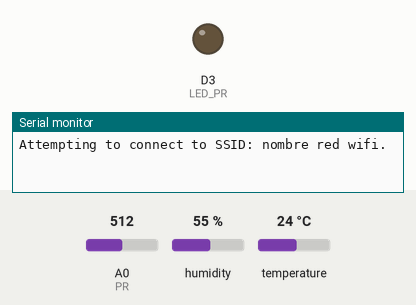
Bench run of a sketch on a simulated ESP8266 (NodeMCU). On the bench: output pins drawn as LEDs (lit = HIGH), the last lines printed to the serial monitor. The test bench sets the inputs (shaded band); at power-on: A0 (PR) = 512, humidity 55 %, temperature 24 °C. WiFi joins after 1.5 s; servers stay silent unless stated; the local clock reads 2024-03-15 10:24:30 at power-on unless the sketch sets it; no MQTT or app messages arrive unless stated.

Above: at 0.1 s.
At 2.1 s:
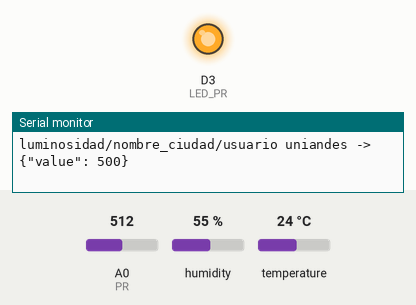
Timing chart, 0 to 3.6 s (numbered marks = the images above):
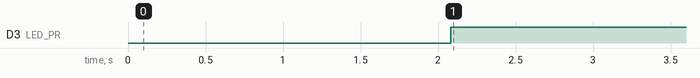

Measured:
- by itself, D3 (LED_PR): LOW → HIGH at 2.1 s

The sketch:

NodeMCU_Mosquito_SSL_Reto.ino
```cpp
#include <ESP8266WiFi.h>
#include <WiFiClientSecure.h>
#include <time.h>
#include <PubSubClient.h>
#include "DHT.h"
#define DHTTYPE DHT11 // DHT 11

#define dht_dpin 4
DHT dht(dht_dpin, DHTTYPE);


// NUEVA IMPLEMENTACION ***************************************************
#define LED_PR D3 // LED PHOTORESISTOR
#define PR A0 // PHOTORESISTOR
int photoValue;
int luxValue;

#define VIN 3.3 // V voltage salida
#define R 1000 //ohm valor resistencia

int sensorRawToLux(int raw){
  // Conversion valores analogos de fotoresistencia a Lux
  float Vout = float(raw) * (VIN / float(1023)); // Valores analogos a voltaje
  float RLDR = (R * (VIN - Vout))/Vout; // Voltage a resistance
  int lux = 500/(RLDR/1000); // Conversion de resistencia a lux
  return lux;
}
// ************************************************************************

#include "secrets.h"

//Conexión a Wifi
//Nombre de la red Wifi
const char ssid[] = "nombre red wifi";
//Contraseña de la red Wifi
const char pass[] = "clave red wifi";

//Usuario uniandes sin @uniandes.edu.co
#define HOSTNAME "usuario uniandes"

//Conexión a Mosquitto
const char MQTT_HOST[] = "iotlab.virtual.uniandes.edu.co";
const int MQTT_PORT = 8082;
//Usuario uniandes sin @uniandes.edu.co
const char MQTT_USER[] = "usuario uniandes";
//Contraseña de MQTT que recibió por correo
const char MQTT_PASS[] = "codigo estudiante";
const char MQTT_SUB_TOPIC[] = HOSTNAME "/";
//Tópico al que se enviarán los datos de humedad
const char MQTT_PUB_TOPIC1[] = "humedad/nombre_ciudad/" HOSTNAME;
//Tópico al que se enviarán los datos de temperatura
const char MQTT_PUB_TOPIC2[] = "temperatura/nombre_ciudad/" HOSTNAME;
// NUEVA IMPLEMENTACION *****************************************************
//Tópico al que se enviarán los datos de luminosidad
const char MQTT_PUB_TOPIC3[] = "luminosidad/nombre_ciudad/" HOSTNAME;
// **************************************************************************
//////////////////////////////////////////////////////

#if (defined(CHECK_PUB_KEY) and defined(CHECK_CA_ROOT)) or (defined(CHECK_PUB_KEY) and defined(CHECK_FINGERPRINT)) or (defined(CHECK_FINGERPRINT) and defined(CHECK_CA_ROOT)) or (defined(CHECK_PUB_KEY) and defined(CHECK_CA_ROOT) and defined(CHECK_FINGERPRINT))
  #error "cant have both CHECK_CA_ROOT and CHECK_PUB_KEY enabled"
#endif

BearSSL::WiFiClientSecure net;
PubSubClient client(net);

time_t now;
unsigned long lastMillis = 0;

//Función que conecta el node a través del protocolo MQTT
//Emplea los datos de usuario y contraseña definidos en MQTT_USER y MQTT_PASS para la conexión
void mqtt_connect()
{
  //Intenta realizar la conexión indefinidamente hasta que lo logre
  while (!client.connected()) {
    Serial.print("Time: ");
    Serial.print(ctime(&now));
    Serial.print("MQTT connecting ... ");
    if (client.connect(HOSTNAME, MQTT_USER, MQTT_PASS)) {
      Serial.println("connected.");
    } else {
      Serial.println("Problema con la conexión, revise los valores de las constantes MQTT");
      Serial.print("Código de error = ");
      Serial.println(client.state());
      if ( client.state() == MQTT_CONNECT_UNAUTHORIZED ) {
        ESP.deepSleep(0);
      }
      /* Espera 5 segundos antes de volver a intentar */
      delay(5000);
    }
  }
}

void receivedCallback(char* topic, byte* payload, unsigned int length) {
  Serial.print("Received [");
  Serial.print(topic);
  Serial.print("]: ");
  for (int i = 0; i < length; i++) {
    Serial.print((char)payload[i]);
  }
}

//Configura la conexión del node MCU a Wifi y a Mosquitto
void setup()
{
  Serial.begin(115200);
  dht.begin(); // función begin
  // NUEVA IMPLEMENTACION **************************
  pinMode(LED_PR, OUTPUT);
  digitalWrite(LED_PR, LOW); //LED comienza apagado
  pinMode(PR, INPUT);
  // ***********************************************
  Serial.println();
  Serial.println();
  Serial.print("Attempting to connect to SSID: ");
  Serial.print(ssid);
  WiFi.hostname(HOSTNAME);
  WiFi.mode(WIFI_STA);
  WiFi.begin(ssid, pass);
  //Intenta conectarse con los valores de las constantes ssid y pass a la red Wifi
  //Si la conexión falla el node se dormirá hasta que lo resetee
  while (WiFi.status() != WL_CONNECTED)
  {
    if ( WiFi.status() == WL_NO_SSID_AVAIL || WiFi.status() == WL_WRONG_PASSWORD ) {
      Serial.print("\nProblema con la conexión, revise los valores de las constantes ssid y pass");
      ESP.deepSleep(0);
    } else if ( WiFi.status() == WL_CONNECT_FAILED ) {
      Serial.print("\nNo se ha logrado conectar con la red, resetee el node y vuelva a intentar");
      ESP.deepSleep(0);
    }
    Serial.print(".");
    delay(1000);
  }
  Serial.println("connected!");

  //Sincroniza la hora del dispositivo con el servidor SNTP (Simple Network Time Protocol)
  Serial.print("Setting time using SNTP");
  configTime(-5 * 3600, 0, "pool.ntp.org", "time.nist.gov");
  now = time(nullptr);
  while (now < 1510592825) {
    delay(500);
    Serial.print(".");
    now = time(nullptr);
  }
  Serial.println("done!");
  struct tm timeinfo;
  gmtime_r(&now, &timeinfo);
  //Una vez obtiene la hora, imprime en el monitor el tiempo actual
  Serial.print("Current time: ");
  Serial.print(asctime(&timeinfo));

  #ifdef CHECK_CA_ROOT
    BearSSL::X509List cert(digicert);
    net.setTrustAnchors(&cert);
  #endif
  #ifdef CHECK_PUB_KEY
    BearSSL::PublicKey key(pubkey);
    net.setKnownKey(&key);
  #endif
  #ifdef CHECK_FINGERPRINT
    net.setFingerprint(fp);
  #endif
  #if (!defined(CHECK_PUB_KEY) and !defined(CHECK_CA_ROOT) and !defined(CHECK_FINGERPRINT))
    net.setInsecure();
  #endif

  //Llama a funciones de la librería PubSubClient para configurar la conexión con Mosquitto
  client.setServer(MQTT_HOST, MQTT_PORT);
  client.setCallback(receivedCallback);
  //Llama a la función de este programa que realiza la conexión con Mosquitto
  mqtt_connect();
}

//Función loop que se ejecuta indefinidamente repitiendo el código a su interior
//Cada vez que se ejecuta toma nuevos datos de la lectura del sensor
void loop()
{
  //Revisa que la conexión Wifi y MQTT siga activa
  if (WiFi.status() != WL_CONNECTED)
  {
    Serial.print("Checking wifi");
    while (WiFi.waitForConnectResult() != WL_CONNECTED)
    {
      WiFi.begin(ssid, pass);
      Serial.print(".");
      delay(10);
    }
    Serial.println("connected");
  }
  else
  {
    if (!client.connected())
    {
      mqtt_connect();
    }
    else
    {
      client.loop();
    }
  }

  now = time(nullptr);
  //Lee los datos del sensor
  float h = dht.readHumidity();
  float t = dht.readTemperature();
  // NUEVA IMPLEMENTACION **************************
  photoValue = analogRead(PR);
  luxValue = sensorRawToLux(photoValue);
  if (luxValue > 150){  // LED que indica que hay buena luminosidad (mayor a 150 lx)
      digitalWrite(LED_PR, HIGH);
  }
  else{
      digitalWrite(LED_PR, LOW);
  }
  // ***********************************************

  //Transforma la información a la notación JSON para poder enviar los datos
  //El mensaje que se envía es de la forma {"value": x}, donde x es el valor de temperatura, humedad o luminosidad

  //JSON para humedad
  String json = "{\"value\": "+ String(h) + "}";
  char payload1[json.length()+1];
  json.toCharArray(payload1,json.length()+1);
  //JSON para temperatura
  json = "{\"value\": "+ String(t) + "}";
  char payload2[json.length()+1];
  json.toCharArray(payload2,json.length()+1);
  // NUEVA IMPLEMENTACION ********************************
  //JSON para luminosidad
  json = "{\"value\": "+ String(luxValue) + "}";
  char payload3[json.length()+1];
  json.toCharArray(payload3,json.length()+1);
  // ******************************************************

  //Si los valores recolectados no son indefinidos, se envían a los tópicos correspondientes
  if ( !isnan(h) && !isnan(t) && !isnan(luxValue) ) {
    //Publica en el tópico de la humedad
    client.publish(MQTT_PUB_TOPIC1, payload1, false);
    //Publica en el tópico de la temperatura
    client.publish(MQTT_PUB_TOPIC2, payload2, false);
    // NUEVA IMPLEMENTACION *******************************************
    //Publica en el tópico de luminosidad
    client.publish(MQTT_PUB_TOPIC3, payload3, false);
    // ****************************************************************
  }

  //Imprime en el monitor serial la información recolectada
  Serial.print(MQTT_PUB_TOPIC1);
  Serial.print(" -> ");
  Serial.println(payload1);
  Serial.print(MQTT_PUB_TOPIC2);
  Serial.print(" -> ");
  Serial.println(payload2);
  // NUEVA IMPLEMENTACION *******************************************
  Serial.print(MQTT_PUB_TOPIC3);
  Serial.print(" -> ");
  Serial.println(payload3);
  // *****************************************************************
  /*Espera 5 segundos antes de volver a ejecutar la función loop*/
  delay(5000);
}
```

secrets.h
```cpp
//enable only one of these below, disabling both is fine too.
#define CHECK_CA_ROOT
// #define CHECK_PUB_KEY
// #define CHECK_FINGERPRINT
////--------------------------////

#define SECRET

#ifdef CHECK_CA_ROOT
static const char digicert[] PROGMEM = R"EOF(
-----BEGIN CERTIFICATE-----
MIIEBTCCAu2gAwIBAgIUTRtBAJYUFcnUiCNXJDOny/6RmVkwDQYJKoZIhvcNAQEL
BQAwgZExCzAJBgNVBAYTAkNPMRUwEwYDVQQIDAxDdW5kaW5hbWFyY2ExDzANBgNV
BAcMBkJvZ290YTERMA8GA1UECgwIVW5pYW5kZXMxDTALBgNVBAsMBE1pc28xDzAN
BgNVBAMMBmJyb2tlcjEnMCUGCSqGSIb3DQEJARYYYWRtb25zaXNAdW5pYW5kZXMu
ZWR1LmNvMB4XDTI0MDgwNzE0MDIwMVoXDTI5MDgwNzE0MDIwMVowgZExCzAJBgNV
BAYTAkNPMRUwEwYDVQQIDAxDdW5kaW5hbWFyY2ExDzANBgNVBAcMBkJvZ290YTER
MA8GA1UECgwIVW5pYW5kZXMxDTALBgNVBAsMBE1pc28xDzANBgNVBAMMBmJyb2tl
cjEnMCUGCSqGSIb3DQEJARYYYWRtb25zaXNAdW5pYW5kZXMuZWR1LmNvMIIBIjAN
BgkqhkiG9w0BAQEFAAOCAQ8AMIIBCgKCAQEAp8dgdoZLhQahtCCxuOcoVJUpg+Ko
EgSKy6kaF0+Sjay0bd7hZeCOPP1dZql1BhfUgl2qqCBGdnB41sQBxeTNk4L6ZVo/
eMI8wPuTYEkTwyyJU3pPy4upwX6BMBHkJfp19Hyca7G7RU+nVpgB921ulpHmatt2
j612yI9DTRke2G1pI75tpbi/DZIj5AshPRJEzvCbmzdRK/w0HR8DsGfkyrOLXs2J
O22oJpU5yeZnzUlVKMQRv3BLTMYxZ1S10EmLb9cJccQOU7ZX5WtauAarFkdL2S+r
Ivg5F736dl8nMjriwAB3skekRiNzVVh7VA/eCeIfYx5nGYuBf+RMZy1ItQIDAQAB
o1MwUTAdBgNVHQ4EFgQUfpWsX41A17h7U4DlEsA+3XnQOk0wHwYDVR0jBBgwFoAU
fpWsX41A17h7U4DlEsA+3XnQOk0wDwYDVR0TAQH/BAUwAwEB/zANBgkqhkiG9w0B
AQsFAAOCAQEAg4OorSMFbqO7kJoutdmFIZkWMYTPFLXHlTGx33Y6FRL0qjB19Pf/
62tb1uKx3p/7uYfjMK0qbRR1Sngmz6y43N5KMogZbS2EfpuTh9V8jdUgphOMo6+1
EUqJzb9cU73VGayfd9UeRI0GRPtouCcvsEfx7CC9QcoP0lYzGCF8zI/S+jRUsNLg
jp/pn1TpOnED2z9jaMVhA0YOtSREMlrFxEUFdBXlB8VilKhJ06x5oX+xEWwSAQgj
vf1EOYTZpp4fYr5hC1dwyqVFDdRyL/SJuRywcl/KtVoWhtkdNzHXpqgsKtlqQhYH
LCxfJkfimLhbD1Pwq1VC0eW27K1PAXADYQ==
-----END CERTIFICATE-----
)EOF";
#endif

#ifdef CHECK_PUB_KEY
// Extracted by: openssl x509 -pubkey -noout -in ca.crt
static const char pubkey[] PROGMEM = R"KEY(
-----BEGIN PUBLIC KEY-----
xxxxxxxxxxxxxxxxxxxxxxxxxxxxxxxxxxxxxxxxxxxxxxxxxxxxxxxxxxxxxxxx
xxxxxxxxxxxxxxxxxxxxxxxxxxxxxxxxxxxxxxxxxxxxxxxxxxxxxxxxxxxxxxxx
xxxxxxxxxxxxxxxxxxxxxxxxxxxxxxxxxxxxxxxxxxxxxxxxxxxxxxxxxxxxxxxx
xxxxxxxxxxxxxxxxxxxxxxxxxxxxxxxxxxxxxxxxxxxxxxxxxxxxxxxxxxxxxxxx
xxxxxxxxxxxxxxxxxxxxxxxxxxxxxxxxxxxxxxxxxxxxxxxxxxxxxxxxxxxxxxxx
xxxxxxxxxxxxxxxxxxxxxxxxxxxxxxxxxxxxxxxxxxxxxxxxxxxxxxxxxxxxxxxx
xxxxxxxxxxxxxxxxxxxxxxxxxxxxxxxxxxxxxxxxxxxxxxxxxxxxxxxxxxxxxxxx
xxxxxxxxxxxxxxxxxxxxxxxxxxxxxxxxxxxxxxxxxxxxxxxxxxxxxxxxxxxxxxxx
xxxxxxxx
-----END PUBLIC KEY-----
)KEY";
#endif

#ifdef CHECK_FINGERPRINT
// Extracted by: openssl x509 -fingerprint -in server.crt
static const char fp[] PROGMEM = "AA:BB:CC:DD:EE:FF:00:11:22:33:44:55:66:77:88:99:AA:BB:CC:DD";
#endif
```
